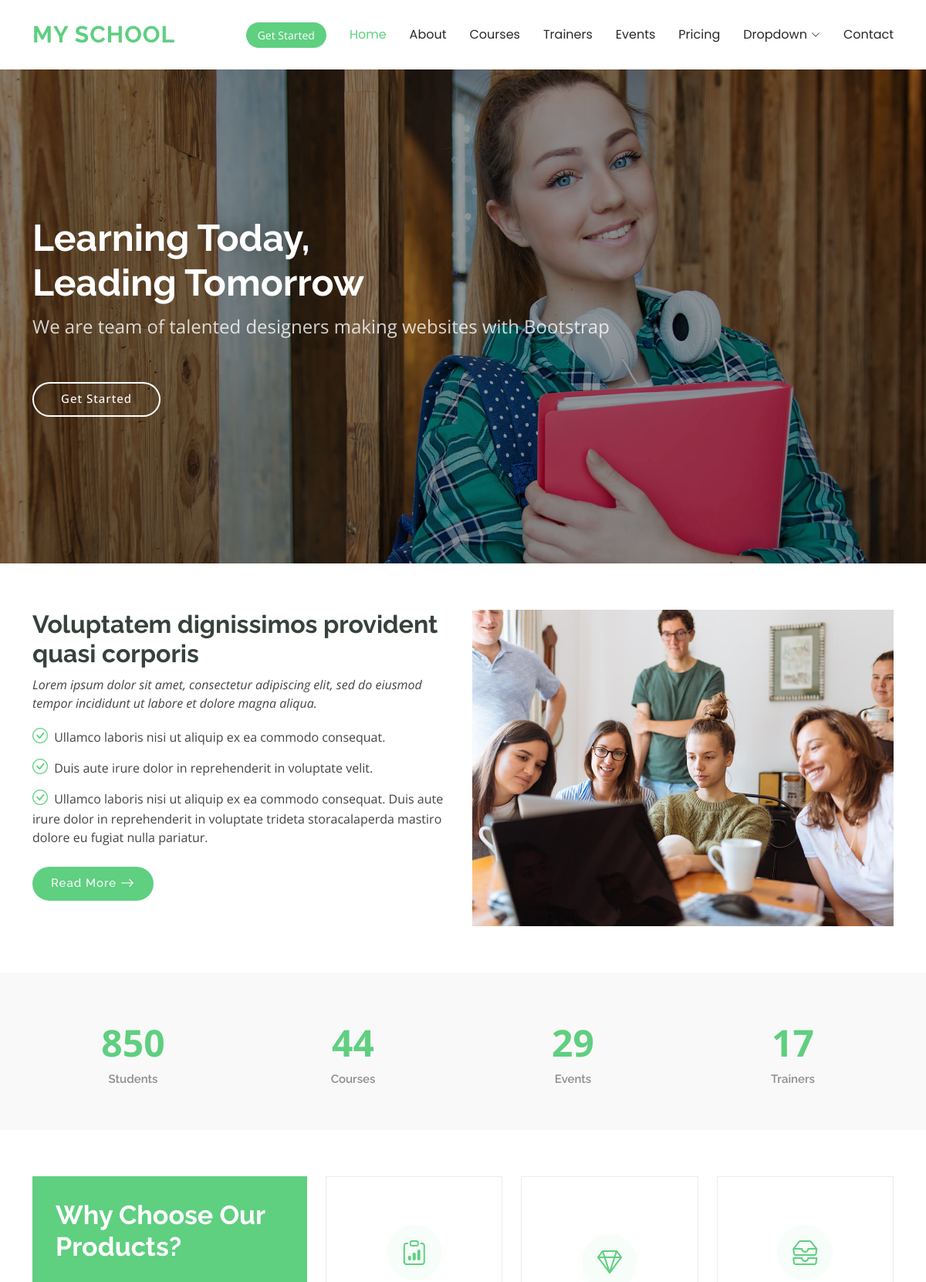
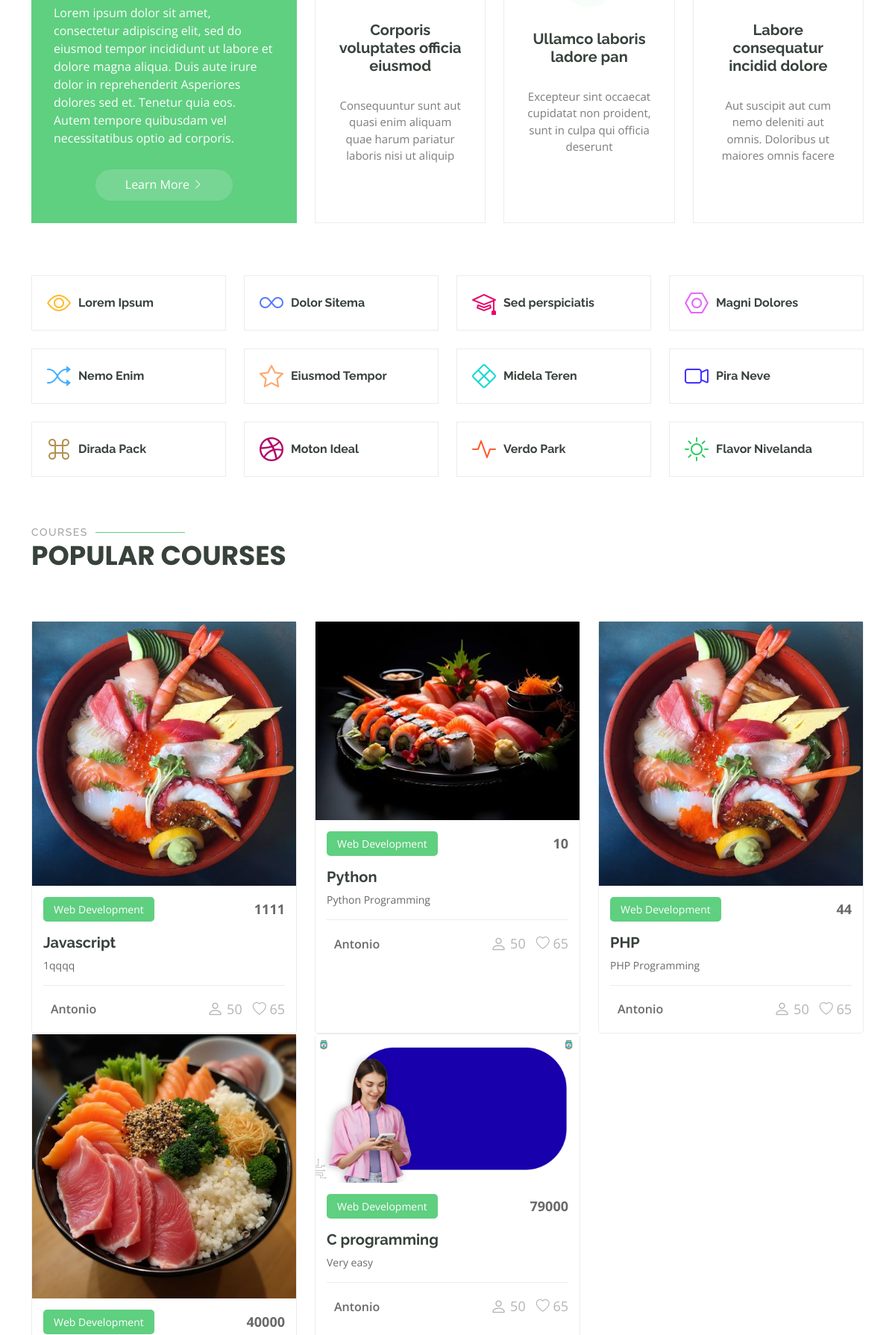
The app's page /index/ (upper part) with its own data (2 pictures, top to bottom).
### schoolapp1/models.py (models this page shows)
class Course(models.Model):
    photo = models.ImageField(upload_to='photo')
    name = models.CharField(max_length=255)
    fee = models.PositiveIntegerField(default=0)
    description = models.TextField()

### schoolapp1/views.py (the view)
# urls.py: path('index/', indexView, name='indexView'),
def indexView(request):
    course = Course.objects.all()
    teacher = Teacher.objects.all()
    context = {'course':course, 'teacher': teacher}
    return render (request, 'index.html',context)

### templates/index.html (shortened to what this page needs)
{% extends 'base.html' %}
{% load static %}
{% block content %}
<main class="main">
    <section id="hero" class="hero section dark-background">
      <img src="{% static 'assets/img/hero-bg.jpg' %}" alt="" data-aos="fade-in">
      <div class="container">
        <h2 data-aos="fade-up" data-aos-delay="100">Learning Today,<br>Leading Tomorrow</h2>
        <p data-aos="fade-up" data-aos-delay="200">We are team of talented designers making websites with Bootstrap</p>
        <div class="d-flex mt-4" data-aos="fade-up" data-aos-delay="300">
          <a href="courses.html" class="btn-get-started">Get Started</a>
        </div>
      </div>
    </section>
    <section id="about" class="about section">
      <div class="container">
        <div class="row gy-4">
          <div class="col-lg-6 order-1 order-lg-2" data-aos="fade-up" data-aos-delay="100">
            <img src="{% static 'assets/img/about.jpg' %}" class="img-fluid" alt="">
          </div>
          <div class="col-lg-6 order-2 order-lg-1 content" data-aos="fade-up" data-aos-delay="200">
            <h3>Voluptatem dignissimos provident quasi corporis</h3>
            <p class="fst-italic">
              Lorem ipsum dolor sit amet, consectetur adipiscing elit, sed do eiusmod tempor incididunt ut labore et dolore
              magna aliqua.
            </p>
            <ul>
              <li><i class="bi bi-check-circle"></i> <span>Ullamco laboris nisi ut aliquip ex ea commodo consequat.</span></li>
              <li><i class="bi bi-check-circle"></i> <span>Duis aute irure dolor in reprehenderit in voluptate velit.</span></li>
              <li><i class="bi bi-check-circle"></i> <span>Ullamco laboris nisi ut aliquip ex ea commodo consequat. Duis aute irure dolor in reprehenderit in voluptate trideta storacalaperda mastiro dolore eu fugiat nulla pariatur.</span></li>
            </ul>
            <a href="#" class="read-more"><span>Read More</span><i class="bi bi-arrow-right"></i></a>
          </div>
        </div>
      </div>
    </section>
    <section id="counts" class="section counts light-background">
      <div class="container" data-aos="fade-up" data-aos-delay="100">
        <div class="row gy-4">
          <div class="col-lg-3 col-md-6">
            <div class="stats-item text-center w-100 h-100">
              <span data-purecounter-start="0" data-purecounter-end="1232" data-purecounter-duration="1" class="purecounter"></span>
              <p>Students</p>
            </div>
          </div>
          <div class="col-lg-3 col-md-6">
            <div class="stats-item text-center w-100 h-100">
              <span data-purecounter-start="0" data-purecounter-end="64" data-purecounter-duration="1" class="purecounter"></span>
              <p>Courses</p>
            </div>
          </div>
          <div class="col-lg-3 col-md-6">
            <div class="stats-item text-center w-100 h-100">
              <span data-purecounter-start="0" data-purecounter-end="42" data-purecounter-duration="1" class="purecounter"></span>
              <p>Events</p>
            </div>
          </div>
          <div class="col-lg-3 col-md-6">
            <div class="stats-item text-center w-100 h-100">
              <span data-purecounter-start="0" data-purecounter-end="24" data-purecounter-duration="1" class="purecounter"></span>
              <p>Trainers</p>
            </div>
          </div>
        </div>
      </div>
    </section>
    <section id="why-us" class="section why-us">
      <div class="container">
        <div class="row gy-4">
          <div class="col-lg-4" data-aos="fade-up" data-aos-delay="100">
            <div class="why-box">
              <h3>Why Choose Our Products?</h3>
              <p>
                Lorem ipsum dolor sit amet, consectetur adipiscing elit, sed do eiusmod tempor incididunt ut labore et dolore magna aliqua. Duis aute irure dolor in reprehenderit
                Asperiores dolores sed et. Tenetur quia eos. Autem tempore quibusdam vel necessitatibus optio ad corporis.
              </p>
              <div class="text-center">
                <a href="#" class="more-btn"><span>Learn More</span> <i class="bi bi-chevron-right"></i></a>
              </div>
            </div>
          </div>
          <div class="col-lg-8 d-flex align-items-stretch">
            <div class="row gy-4" data-aos="fade-up" data-aos-delay="200">
              <div class="col-xl-4">
                <div class="icon-box d-flex flex-column justify-content-center align-items-center">
                  <i class="bi bi-clipboard-data"></i>
                  <h4>Corporis voluptates officia eiusmod</h4>
                  <p>Consequuntur sunt aut quasi enim aliquam quae harum pariatur laboris nisi ut aliquip</p>
                </div>
              </div>
              <div class="col-xl-4" data-aos="fade-up" data-aos-delay="300">
                <div class="icon-box d-flex flex-column justify-content-center align-items-center">
                  <i class="bi bi-gem"></i>
                  <h4>Ullamco laboris ladore pan</h4>
                  <p>Excepteur sint occaecat cupidatat non proident, sunt in culpa qui officia deserunt</p>
                </div>
              </div>
              <div class="col-xl-4" data-aos="fade-up" data-aos-delay="400">
                <div class="icon-box d-flex flex-column justify-content-center align-items-center">
                  <i class="bi bi-inboxes"></i>
                  <h4>Labore consequatur incidid dolore</h4>
                  <p>Aut suscipit aut cum nemo deleniti aut omnis. Doloribus ut maiores omnis facere</p>
                </div>
              </div>
            </div>
          </div>
        </div>
      </div>
    </section>
    <section id="features" class="features section">
      <div class="container">
        <div class="row gy-4">
          <div class="col-lg-3 col-md-4" data-aos="fade-up" data-aos-delay="100">
            <div class="features-item">
              <i class="bi bi-eye" style="color: #ffbb2c;"></i>
              <h3><a href="" class="stretched-link">Lorem Ipsum</a></h3>
            </div>
          </div>
          <div class="col-lg-3 col-md-4" data-aos="fade-up" data-aos-delay="200">
            <div class="features-item">
              <i class="bi bi-infinity" style="color: #5578ff;"></i>
              <h3><a href="" class="stretched-link">Dolor Sitema</a></h3>
            </div>
          </div>
          <div class="col-lg-3 col-md-4" data-aos="fade-up" data-aos-delay="300">
            <div class="features-item">
              <i class="bi bi-mortarboard" style="color: #e80368;"></i>
              <h3><a href="" class="stretched-link">Sed perspiciatis</a></h3>
            </div>
          </div>
          <div class="col-lg-3 col-md-4" data-aos="fade-up" data-aos-delay="400">
            <div class="features-item">
              <i class="bi bi-nut" style="color: #e361ff;"></i>
              <h3><a href="" class="stretched-link">Magni Dolores</a></h3>
            </div>
          </div>
          <div class="col-lg-3 col-md-4" data-aos="fade-up" data-aos-delay="500">
            <div class="features-item">
              <i class="bi bi-shuffle" style="color: #47aeff;"></i>
              <h3><a href="" class="stretched-link">Nemo Enim</a></h3>
            </div>
          </div>
          <div class="col-lg-3 col-md-4" data-aos="fade-up" data-aos-delay="600">
            <div class="features-item">
              <i class="bi bi-star" style="color: #ffa76e;"></i>
              <h3><a href="" class="stretched-link">Eiusmod Tempor</a></h3>
            </div>
          </div>
          <div class="col-lg-3 col-md-4" data-aos="fade-up" data-aos-delay="700">
            <div class="features-item">
              <i class="bi bi-x-diamond" style="color: #11dbcf;"></i>
              <h3><a href="" class="stretched-link">Midela Teren</a></h3>
            </div>
          </div>
          <div class="col-lg-3 col-md-4" data-aos="fade-up" data-aos-delay="800">
            <div class="features-item">
              <i class="bi bi-camera-video" style="color: #4233ff;"></i>
              <h3><a href="" class="stretched-link">Pira Neve</a></h3>
            </div>
          </div>
          <div class="col-lg-3 col-md-4" data-aos="fade-up" data-aos-delay="900">
            <div class="features-item">
              <i class="bi bi-command" style="color: #b2904f;"></i>
              <h3><a href="" class="stretched-link">Dirada Pack</a></h3>
            </div>
          </div>
          <div class="col-lg-3 col-md-4" data-aos="fade-up" data-aos-delay="1000">
            <div class="features-item">
              <i class="bi bi-dribbble" style="color: #b20969;"></i>
              <h3><a href="" class="stretched-link">Moton Ideal</a></h3>
            </div>
          </div>
          <div class="col-lg-3 col-md-4" data-aos="fade-up" data-aos-delay="1100">
            <div class="features-item">
              <i class="bi bi-activity" style="color: #ff5828;"></i>
              <h3><a href="" class="stretched-link">Verdo Park</a></h3>
            </div>
          </div>
          <div class="col-lg-3 col-md-4" data-aos="fade-up" data-aos-delay="1200">
            <div class="features-item">
              <i class="bi bi-brightness-high" style="color: #29cc61;"></i>
              <h3><a href="" class="stretched-link">Flavor Nivelanda</a></h3>
            </div>
          </div>
        </div>
      </div>
    </section>
    <section id="courses" class="courses section">
      <div class="container section-title" data-aos="fade-up">
        <h2>Courses</h2>
        <p>Popular Courses</p>
      </div>
      <div class="container">
        <div class="row">
{% for i in course %}
          <div class="col-lg-4 col-md-6 d-flex align-items-stretch" data-aos="zoom-in" data-aos-delay="100">
            <div class="course-item">
              <img src="{{i.photo.url}}" class="img-fluid" alt="...">
              <div class="course-content">
                <div class="d-flex justify-content-between align-items-center mb-3">
                  <p class="category">Web Development</p>
                  <p class="price">{{i.fee}}</p>
                </div>
                <h3><a href="{% url 'updateCourse' i.id %}">{{i.name}}</a></h3>
                <p class="description">{{i.description}} </p>
                <div class="trainer d-flex justify-content-between align-items-center">
                  <div class="trainer-profile d-flex align-items-center">
                    <a href="" class="trainer-link">Antonio</a>
                  </div>
                  <div class="trainer-rank d-flex align-items-center">
                    <i class="bi bi-person user-icon"></i>&nbsp;50
                    &nbsp;&nbsp;
                    <i class="bi bi-heart heart-icon"></i>&nbsp;65
                  </div>
                </div>
              </div>
            </div>
          </div>
{% endfor %}
        </div>
      </div>
    </section>
  </main>
{% endblock content %}

### records on screen
Course: photo (picture), fee "1111", name "Javascript", description "1qqqq"
Course: photo (picture), fee "10", name "Python", description "Python Programming"
Course: photo (picture), fee "44", name "PHP", description "PHP Programming"
Course: photo (picture), fee "40000"
Course: photo (picture), fee "79000", name "C programming", description "Very easy"
